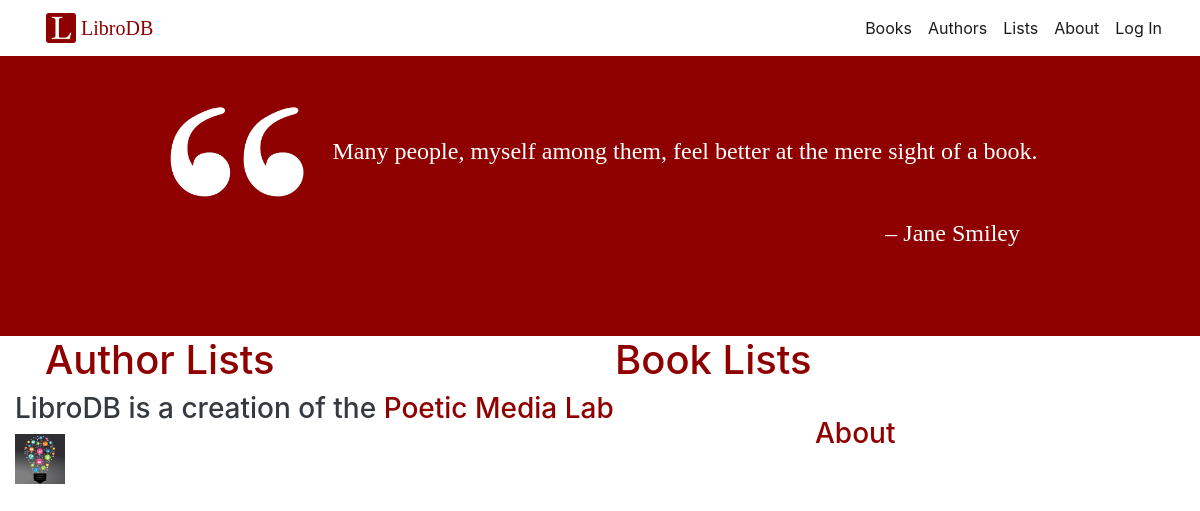
The page /lists/ on the database as committed earlier.
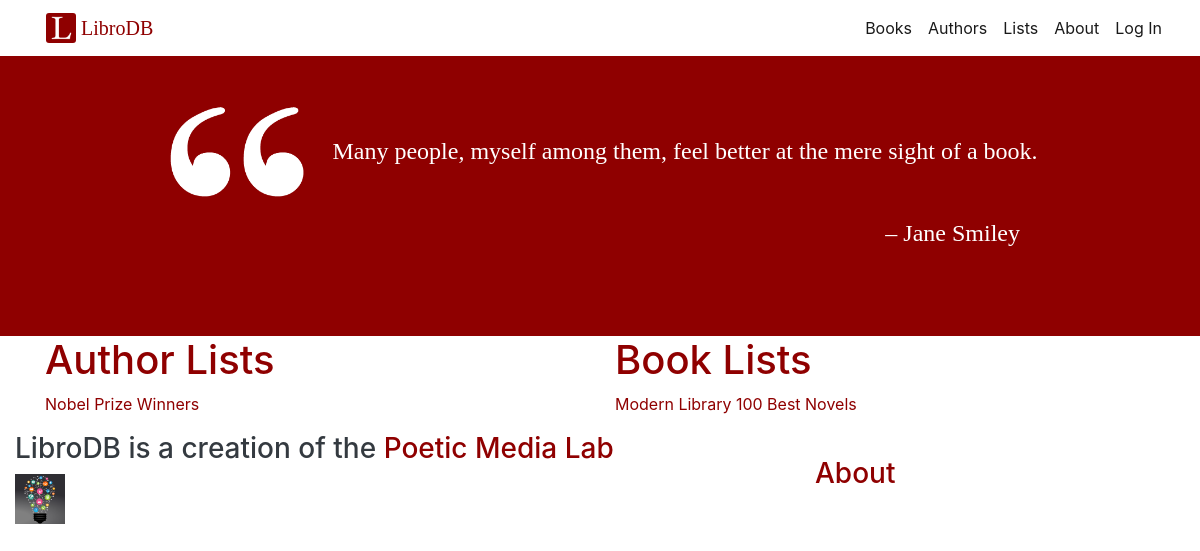
The same page on the database as committed later.
### authors/models.py (models this page shows, shortened)
class AuthorList(models.Model):
	awards = 'awards'
	editorial = 'editorial'
	LIST_KINDS = (
		(awards, 'awards',),
		(editorial, 'editorial',),
	)
	kind = models.CharField(max_length=20, choices=LIST_KINDS)
	name = models.CharField(max_length=200)
	slug = models.SlugField(max_length=50)
	list_desc = models.TextField()
	list_image = models.ImageField(null=True, blank=True, upload_to='list_images')
	def get_absolute_url(self):
		return reverse('authors:generic_author_list', kwargs={'kind': self.kind, 'slug': self.slug, 'authorlist_id': self.id})

### books/models.py (models this page shows, shortened)
class BookList(models.Model):
	awards = 'awards'
	editorial = 'editorial'
	LIST_KINDS = (
		(awards, 'awards',),
		(editorial, 'editorial',),
	)
	kind = models.CharField(max_length=20, choices=LIST_KINDS)
	name = models.CharField(max_length=200)
	slug = models.SlugField(max_length=50)
	list_desc = models.TextField()
	list_image = models.ImageField(null=True, blank=True, upload_to='list_images')
	def get_absolute_url(self):
		return reverse('books:generic_list', kwargs={'kind': self.kind, 'slug': self.slug, 'booklist_id': self.id})

### home/views.py (the view)
# urls.py: path('lists/', AllLists.as_view(), name='author_lists'),
class AllLists(TemplateView):
    template_name = 'home/all_lists.html'
    def get_context_data(self, **kwargs):
        context = super().get_context_data(**kwargs)
        context['author_lists'] = AuthorList.objects.all()
        context['book_lists'] = BookList.objects.filter(kind='editorial')
        return context

### home/templates/home/all_lists.html
{% extends "base.html" %}
{% load static %}
{% block content %}
	<section class="jumbotron jumbotron-fluid libro-jumbotron list-detail-jumbotron">
		<div class="lines-wrapper">
			<div class="left-quotes" style="background-image: url({% static 'leftquotes.png' %})">
			</div>
				<div class="first-lines">
					Many people, myself among them, feel better at the mere sight of a book.
				</div>
			</div>
			<h4 class="libre text-white quote-attr">
			– Jane Smiley
			</h4>
</section>
<div class="container list-container">
	<div class="row">
		<div class="col">
			<a href="awards"><h1>Author Lists</h1></a>
			{% for list in author_lists %}
				<a href="{{ list.get_absolute_url }}"><p>{{ list.name }}</p></a>
			{% endfor %}
		</div>
		<div class="col">
			<a href="editorial"><h1>Book Lists</h1></a>
			{% for list in book_lists %}
				<a href="{{ list.get_absolute_url }}"><p>{{ list.name }}</p></a>
			{% endfor %}
		</div>
	</div>
</div>
{% endblock %}

### templates/base.html (shortened to what this page needs)
{% load static %}
<!DOCTYPE html>
<html lang="en">
  <head>
    <link rel="stylesheet" href="https://maxcdn.bootstrapcdn.com/bootstrap/4.0.0/css/bootstrap.min.css">
    <link rel="stylesheet" href="https://use.fontawesome.com/releases/v5.2.0/css/all.css">
    <link type="text/css" rel="stylesheet" href="//unpkg.com/bootstrap-vue@latest/dist/bootstrap-vue.css"/>
    <link rel="stylesheet" href='{% static "home.css" %}'/>
  </head>
<body>
{% include "header.html" %}
<main role="main">
{% block content %}
{% endblock %}
</main>
{% include "footer.html" %}
</body>
</html>

### templates/header.html (shortened to what this page needs)
{% load static %}
<header class="ltp-header">
    <div class="container-fluid">
        <nav class="navbar navbar-expand-lg navbar-light bg-white justify-content-between">
            <div class="navbar-brand col-6">
                <a class="libre site-name" href="/">
                    <img src="{% static "sitelogo.png" %}" width="30" height="30" alt="Libro site logo" class="d-inline-block align-top sitelogo">LibroDB
                </a>
            </div>
            <div class="collapse navbar-collapse col-6 text-right" id="navbarText">
                <ul class="navbar-nav ltp-top-nav">
                    <li class="nav-item">
                        <a class="nav-link active" href="/books">Books</a>
                    </li>
                    <li class="nav-item">
                        <a class="nav-link active" href="/authors">Authors</a>
                    </li>
                    <li class="nav-item">
                        <a class="nav-link active" href="/lists">Lists</a>
                    </li>
                    <li class="nav-item">
                        <a class="nav-link active" href="#">About</a>
                    </li>
                    {% if request.user.is_authenticated %}
                        <li class="nav-item">
                            <a class="nav-link active" href="/accounts">Account</a>
                        </li>
                        <li class="nav-item">
                            <a class="nav-link active" href="{% url 'accounts:logout' %}">Log Out</a>
                        </li>
                    {% else %}
                        <li class="nav-item">
                            <a class="nav-link active" href="{% url 'accounts:login' %}">Log In</a>
                        </li>
                    {% endif %}
            </ul>
        </div>
    </nav>
</div>
</header>

### templates/footer.html
{% load static %}
<footer class="text-dark">
	<div class="ltp-footer container-fluid bg-white">
		<div class="row align-items-center">
			<div class="col-8">
			<h3>LibroDB is a creation of the <a href="https://poeticmedia.stanford.edu/">Poetic Media Lab</a></h3>
			<a href="https://poeticmedia.stanford.edu/"><img class="footer-image" src="{% static "poeticmedialab.png" %}" height="50" width ="50"></a>
			</div>
			<div class="col-4">
				<a href="#"><h3>About</h3></a>
			</div>
		</div>
	</div>
</footer>

### staticfiles/home.css (style rules this page uses)
a { color: #8F0000; }
a.site-name img { margin-right: 5px; border-radius: 10%; }
.libre { font-family: "Libre Baskerville", serif; }
#navbarText { justify-content: flex-end; }
.jumbotron { margin-bottom: 0; }
.libro-jumbotron { height: 35vh; padding-top: 0; padding-bottom: 0; position: relative; }
div.lines-wrapper { width: 75%; display: flex; position: relative; justify-content: center; align-items: center; margin: 0 auto; top: 25%; transform: translateY(-25%); -webkit-transform: translateY(-25%); }
.quote-attr { float: right; margin-right: 15%; position: relative; top: 25%; transform: translateY(-25%); -webkit-transform: translateY(-25%); }
div.lines-wrapper div.left-quotes { height: 100px; min-width: 150px; background-size: cover; margin-right: 20px; }
div.first-lines { color: #ffffff; font-family: "Libre Baskerville", serif; font-size: 1.5rem; }
.list-detail-jumbotron { background: #8F0000; }

Rows that differ between the two databases and show on the page:
added AuthorList: name "Nobel Prize Winners"
added BookList: name "Modern Library 100 Best Novels"
